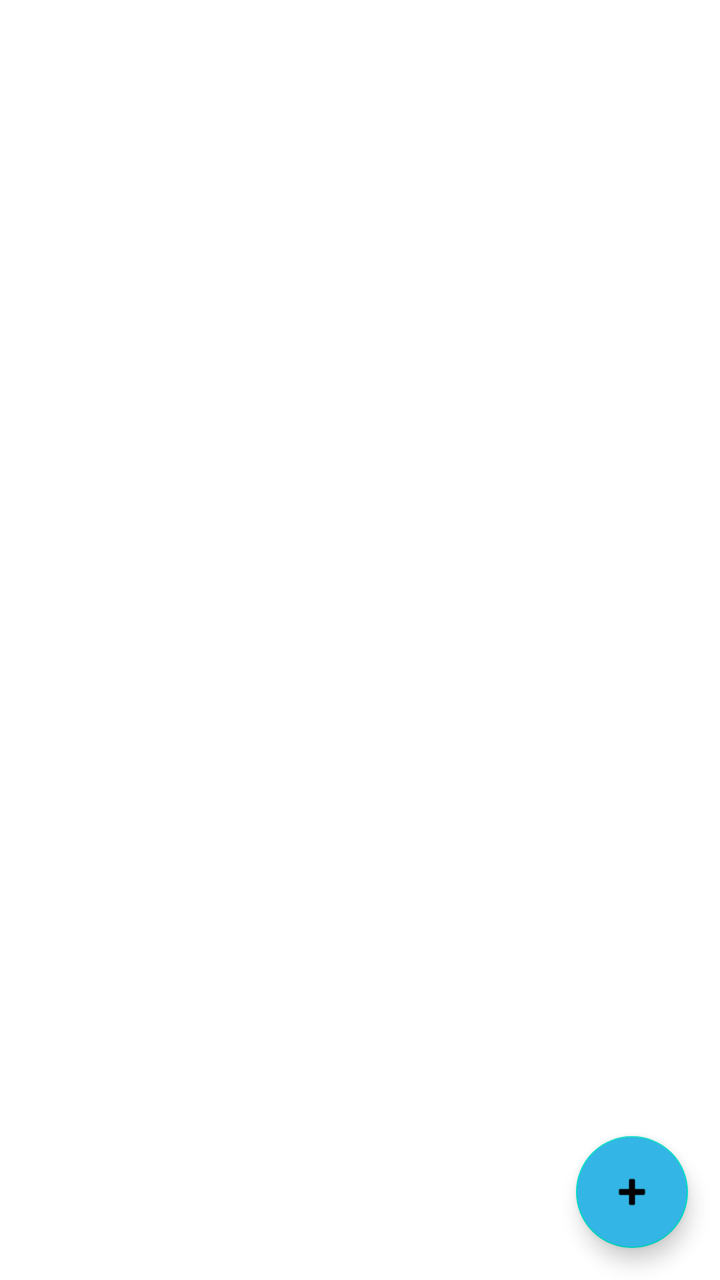
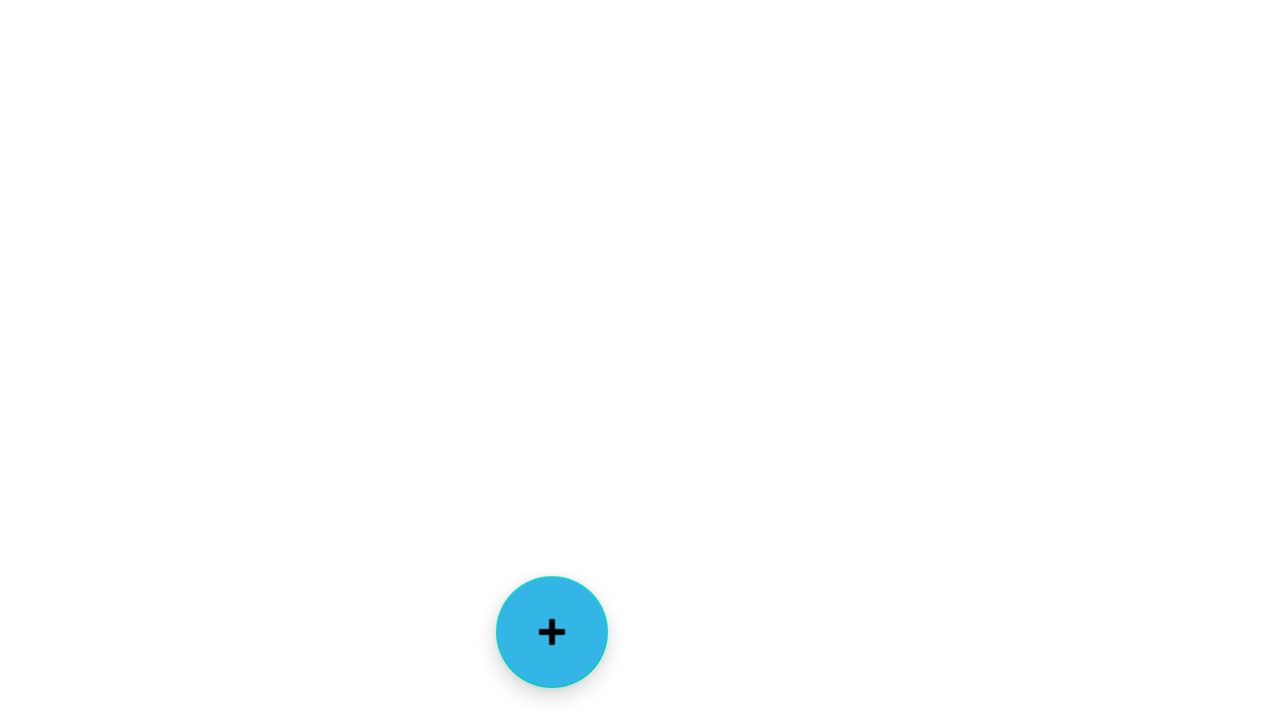

Two renders of one Android screen. The first uses the default layout on a phone; the second uses the alternative layout the repository ships for a different screen configuration, on a matching device. The two XML files are below.
<!-- AndroidManifest.xml: application theme Theme.Task_list -->
<!-- res/layout/activity_main.xml -->
<?xml version="1.0" encoding="utf-8"?>
<androidx.constraintlayout.widget.ConstraintLayout xmlns:android="http://schemas.android.com/apk/res/android"
    xmlns:app="http://schemas.android.com/apk/res-auto"
    xmlns:tools="http://schemas.android.com/tools"
    android:layout_width="match_parent"
    android:layout_height="match_parent"
    tools:context=".presentation.MainActivity">

    <androidx.recyclerview.widget.RecyclerView
        android:id="@+id/rv_purchases"
        android:layout_width="0dp"
        android:layout_height="0dp"
        app:layoutManager="androidx.recyclerview.widget.LinearLayoutManager"
        app:layout_constraintBottom_toBottomOf="parent"
        app:layout_constraintEnd_toEndOf="parent"
        app:layout_constraintStart_toStartOf="parent"
        app:layout_constraintTop_toTopOf="parent"
        tools:listitem="@layout/purchase_item_enable" />

    <com.google.android.material.floatingactionbutton.FloatingActionButton
        android:id="@+id/bt_add_purchase"
        android:layout_width="wrap_content"
        android:layout_height="wrap_content"
        android:layout_marginEnd="16dp"
        android:layout_marginBottom="16dp"
        android:backgroundTint="@android:color/holo_blue_light"
        android:clickable="true"
        android:contentDescription="@string/add_new_purchase"
        android:focusable="true"
        app:layout_constraintBottom_toBottomOf="parent"
        app:layout_constraintEnd_toEndOf="parent"
        app:srcCompat="@android:drawable/ic_input_add" />

</androidx.constraintlayout.widget.ConstraintLayout>
<!-- resources referenced by this layout -->
<resources>
  <string name="add_new_purchase">Add new purchase</string>
  <style name="Theme.Task_list" parent="Base.Theme.Task_list" />
  <style name="Base.Theme.Task_list" parent="Theme.MaterialComponents.Light">
          
          
      </style>
</resources>
<!-- res/layout-land/activity_main.xml (the repository's variant of the layout above) -->
<!-- drawn on the phone turned sideways -->
<?xml version="1.0" encoding="utf-8"?>
<layout>

    <data>
        <variable
            name="viewModel"
            type="com.github.gunin_igor75.task_list.presentation.PurchaseItemViewModel" />
    </data>

    <androidx.constraintlayout.widget.ConstraintLayout xmlns:android="http://schemas.android.com/apk/res/android"
        xmlns:app="http://schemas.android.com/apk/res-auto"
        xmlns:tools="http://schemas.android.com/tools"
        android:layout_width="match_parent"
        android:layout_height="match_parent"
        tools:context=".presentation.MainActivity">

        <androidx.recyclerview.widget.RecyclerView
            android:id="@+id/rv_purchases"
            android:layout_width="0dp"
            android:layout_height="0dp"
            app:layoutManager="androidx.recyclerview.widget.LinearLayoutManager"
            app:layout_constraintBottom_toBottomOf="parent"
            app:layout_constraintEnd_toEndOf="@+id/guideline_middle"
            app:layout_constraintHorizontal_bias="0.0"
            app:layout_constraintStart_toStartOf="parent"
            app:layout_constraintTop_toTopOf="parent"
            app:layout_constraintVertical_bias="0.0"
            tools:listitem="@layout/purchase_item_enable" />

        <com.google.android.material.floatingactionbutton.FloatingActionButton
            android:id="@+id/bt_add_purchase"
            android:layout_width="wrap_content"
            android:layout_height="wrap_content"
            android:layout_marginEnd="16dp"
            android:layout_marginBottom="16dp"
            android:backgroundTint="@android:color/holo_blue_light"
            android:clickable="true"
            android:contentDescription="@string/add_new_purchase"
            android:focusable="true"
            app:layout_constraintBottom_toBottomOf="parent"
            app:layout_constraintEnd_toEndOf="@+id/guideline_middle"
            app:srcCompat="@android:drawable/ic_input_add" />

        <androidx.constraintlayout.widget.Guideline
            android:id="@+id/guideline_middle"
            android:layout_width="wrap_content"
            android:layout_height="wrap_content"
            android:orientation="vertical"
            app:layout_constraintGuide_percent="0.5" />

        <androidx.fragment.app.FragmentContainerView
            android:id="@+id/purchase_item_container"
            android:layout_width="0dp"
            android:layout_height="match_parent"
            app:layout_constraintEnd_toEndOf="parent"
            app:layout_constraintStart_toStartOf="@+id/guideline_middle" />

    </androidx.constraintlayout.widget.ConstraintLayout>
</layout>
